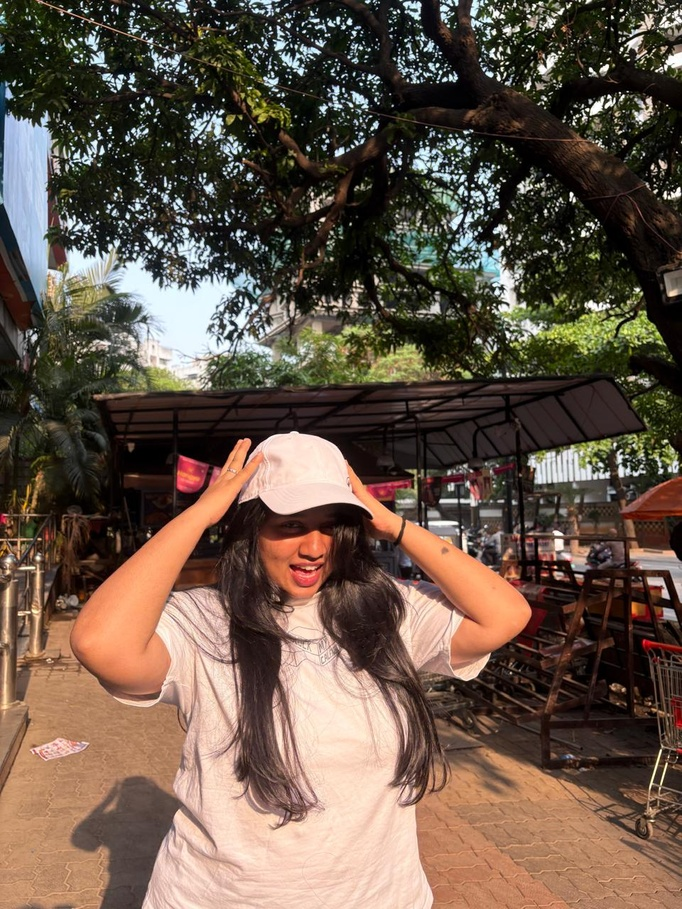
#> input picture datasets/original photo.jpeg, 682 x 909 px, shrunk from 960 x 1280 before the run
$ python image_restoration.py
#> lines starting #> are read from the running program, lines starting #| are printed output that depends on the picture

import cv2
import numpy as np
import matplotlib.pyplot as plt
from skimage.metrics import peak_signal_noise_ratio, structural_similarity
from pathlib import Path

# 1. Set project paths
BASE_DIR = Path(__file__).resolve().parents[1]
IMAGE_PATH = BASE_DIR / "datasets" / "original photo.jpeg"
OUTPUT_DIR = BASE_DIR / "outputs" / "task1_restoration"

OUTPUT_DIR.mkdir(parents=True, exist_ok=True)

# 2. Read original photograph
original = cv2.imread(str(IMAGE_PATH))
#> original is the input picture: shape (909, 682, 3); mean B, G, R 73.5, 87.2, 104.6

if original is None:
    raise FileNotFoundError(f"Image not found: {IMAGE_PATH}")

# 3. Add Gaussian noise
np.random.seed(42)

gaussian_noise = np.random.normal(
    0, 25, original.shape
).astype(np.float32)

gaussian_noisy = np.clip(
    original.astype(np.float32) + gaussian_noise,
    0, 255
).astype(np.uint8)

# 4. Add Salt-and-Pepper noise
salt_pepper = original.copy()
noise_amount = 0.04

random_values = np.random.random(original.shape[:2])

salt_pepper[random_values < noise_amount / 2] = 255
salt_pepper[random_values > 1 - noise_amount / 2] = 0
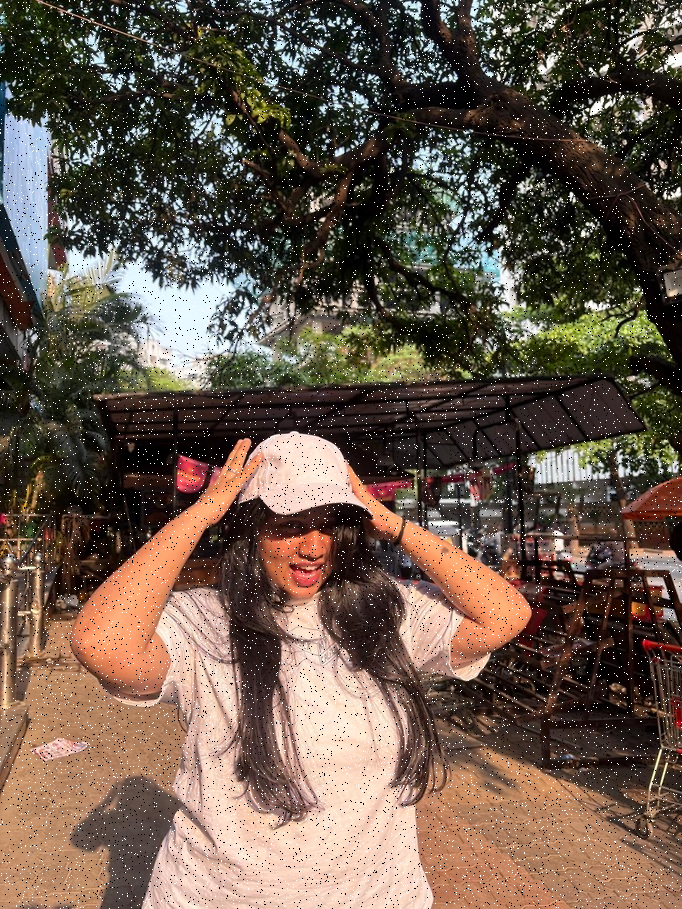
#> salt_pepper: shape (909, 682, 3); mean B, G, R 75.7, 88.8, 105.5

# 5. Apply Median Filtering
median_gaussian = cv2.medianBlur(gaussian_noisy, 5)
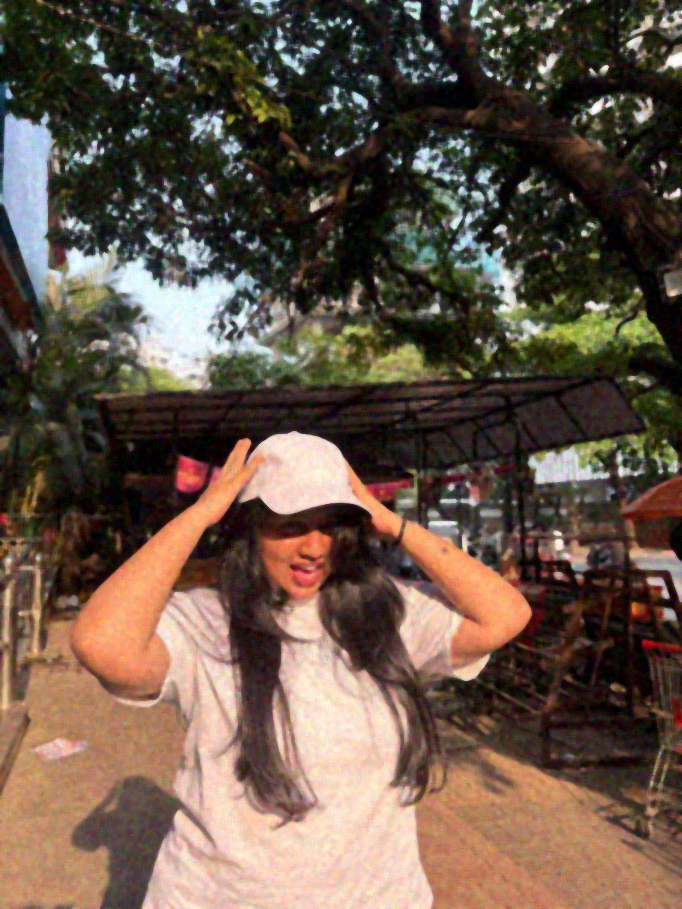
#> median_gaussian: shape (909, 682, 3); mean B, G, R 71.7, 85.4, 102.7
median_sp = cv2.medianBlur(salt_pepper, 5)

# 6. Apply Gaussian Filtering
gaussian_filtered = cv2.GaussianBlur(
    gaussian_noisy, (5, 5), 1
)
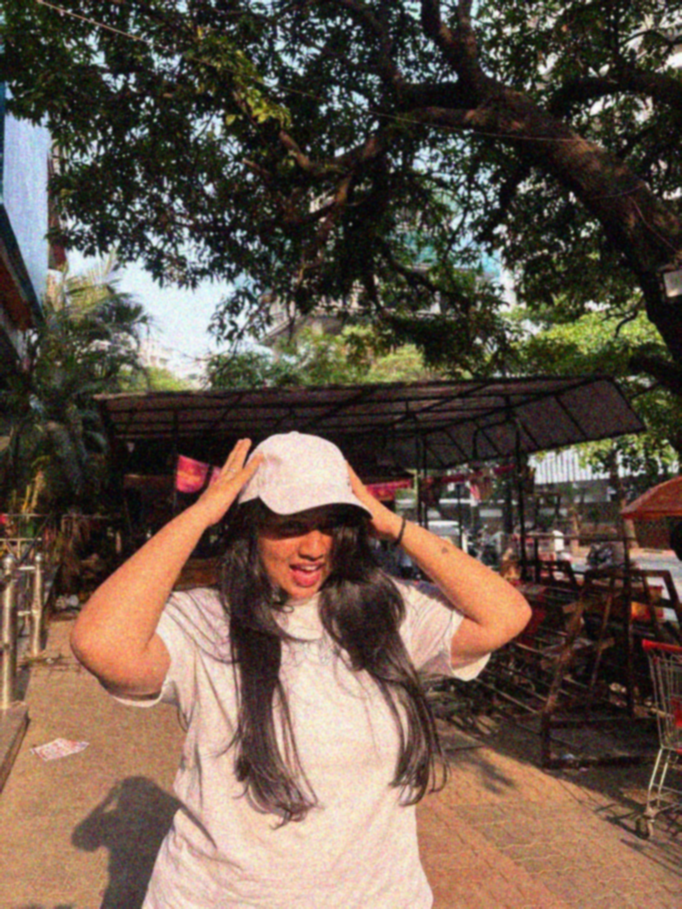
#> gaussian_filtered: shape (909, 682, 3); mean B, G, R 75.1, 88, 104.4

gaussian_filtered_sp = cv2.GaussianBlur(
    salt_pepper, (5, 5), 1
)

# 7. Calculate PSNR and SSIM
images = {
    "Original": original,
    "Gaussian Noise": gaussian_noisy,
    "Salt Pepper Noise": salt_pepper,
    "Median Gaussian": median_gaussian,
    "Gaussian Filter": gaussian_filtered,
    "Median Salt Pepper": median_sp,
    "Gaussian Filter SP": gaussian_filtered_sp
}

print("\nIMAGE RESTORATION RESULTS")
print("-" * 65)
print(f"{'Image':<25} {'PSNR':<18} {'SSIM':<15}")
print("-" * 65)

for name, image in images.items():

    if name == "Original":
        continue

    if "Gaussian" in name and name != "Gaussian Filter SP":
        reference = original
    else:
        reference = original

    psnr = peak_signal_noise_ratio(
        reference, image, data_range=255
    )

    ssim = structural_similarity(
        reference,
        image,
        channel_axis=-1,
        data_range=255
    )

    print(f"{name:<25} {psnr:<18.2f} {ssim:<15.4f}")
#> this loop made 7 passes
#> (name, psnr, ssim) on passes 2 to 7: ('Gaussian Noise', 20.97, 0.513), ('Salt Pepper Noise', 18.34, 0.563), ('Median Gaussian', 21.47, 0.617), ('Gaussian Filter', 24.11, 0.734), ('Median Salt Pepper', 21.85, 0.72), ('Gaussian Filter SP', 23.48, 0.703)
#> name on pass 1: 'Original'
#| Gaussian Noise            20.97              0.5127
#| Salt Pepper Noise         18.34              0.5630
#| Median Gaussian           21.47              0.6175
#| Gaussian Filter           24.11              0.7336
#| Median Salt Pepper        21.85              0.7203
#| Gaussian Filter SP        23.48              0.7034

# 8. Save all output images
for name, image in images.items():
    filename = name.lower().replace(" ", "_") + ".jpg"
    cv2.imwrite(str(OUTPUT_DIR / filename), image)
#> this loop made 7 passes

# 9. Display comparison
plt.figure(figsize=(14, 10))

for index, (name, image) in enumerate(images.items()):
    plt.subplot(3, 3, index + 1)

    rgb_image = cv2.cvtColor(
        image, cv2.COLOR_BGR2RGB
    )

    plt.imshow(rgb_image)
    plt.title(name)
    plt.axis("off")
#> this loop made 7 passes

plt.tight_layout()

plt.savefig(
    str(OUTPUT_DIR / "restoration_comparison.png")
)
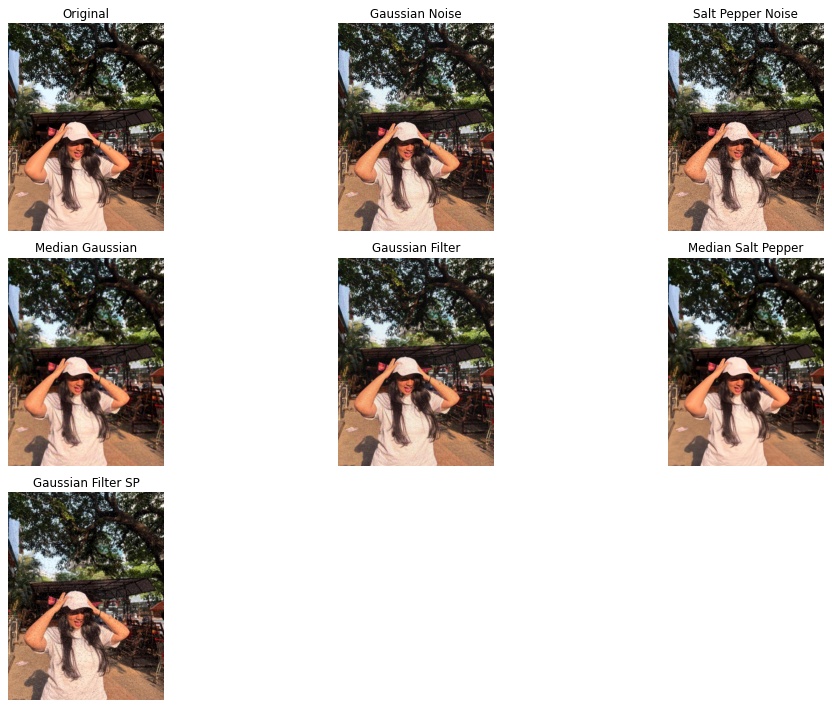
#> figure drawn by matplotlib, 7 panels

plt.show()

print("\nAll images saved successfully!")
print("Output folder:", OUTPUT_DIR)

$ run again, with datasets/second image.jpeg copied over datasets/original photo.jpeg
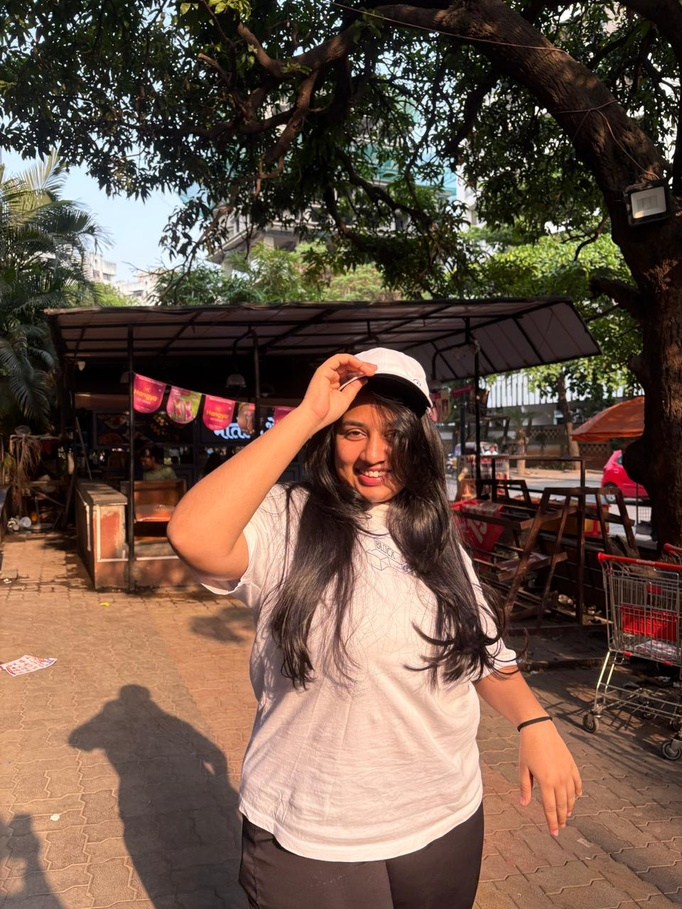
#> input picture datasets/second image.jpeg, 682 x 909 px, shrunk from 960 x 1280 before the run
#> original is the input picture: shape (909, 682, 3); mean B, G, R 70.2, 83.9, 105.7
#> `salt_pepper[random_values > 1 - noise_amount / 2] = 0`:
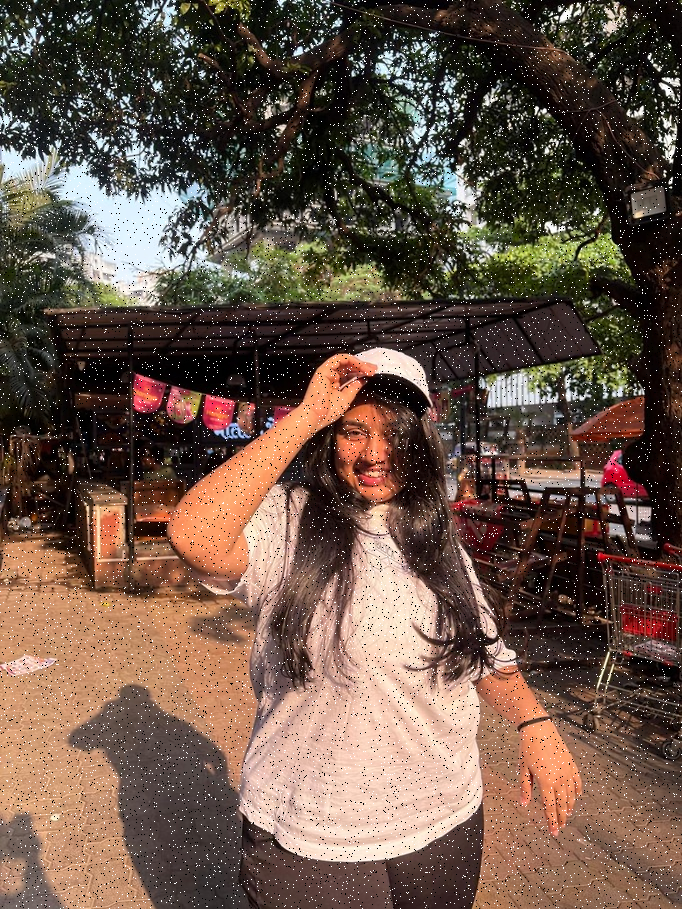
#> salt_pepper: shape (909, 682, 3); mean B, G, R 72.5, 85.6, 106.5
#> `median_gaussian = cv2.medianBlur(gaussian_noisy, 5)`:
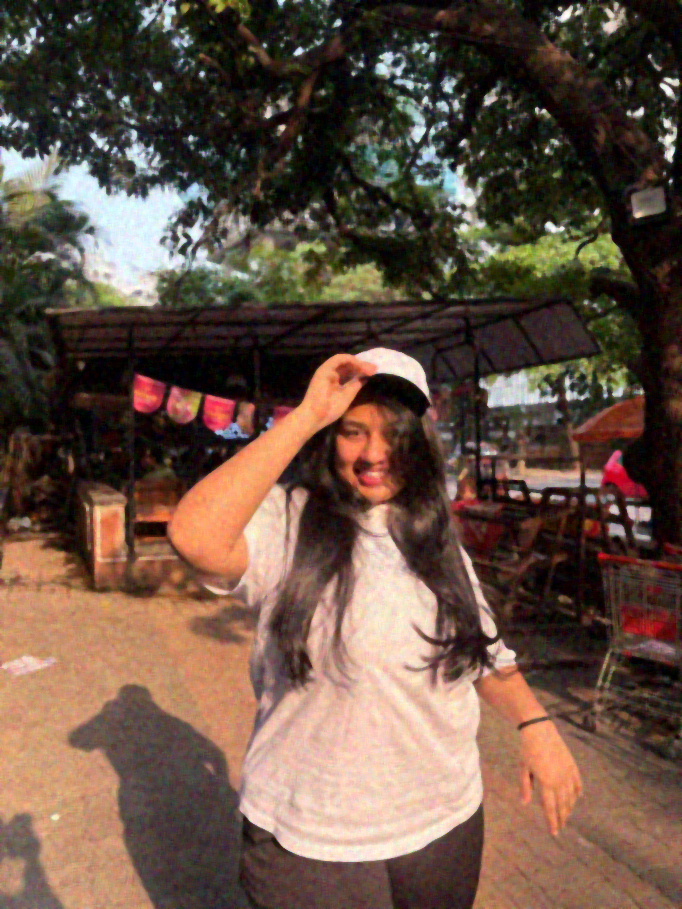
#> median_gaussian: shape (909, 682, 3); mean B, G, R 68.7, 82.3, 104
#> the loop `for name, image in images.items(): ` made 7 passes
#> (name, psnr, ssim) on passes 2 to 7: ('Gaussian Noise', 20.93, 0.471), ('Salt Pepper Noise', 18.38, 0.533), ('Median Gaussian', 21.99, 0.601), ('Gaussian Filter', 24.42, 0.706), ('Median Salt Pepper', 22.4, 0.714), ('Gaussian Filter SP', 23.77, 0.678)
#> (printed output is left out)
#> the loop `for name, image in images.items():` made 7 passes
#> (name, filename) on passes 1 to 7: ('Original', 'original.jpg'), ('Gaussian Noise', 'gaussian_noise.jpg'), ('Salt Pepper Noise', 'salt_pepper_noise.jpg'), ('Median Gaussian', 'median_gaussian.jpg'), ('Gaussian Filter', 'gaussian_filter.jpg'), ('Median Salt Pepper', 'median_salt_pepper.jpg'), ('Gaussian Filter SP', 'gaussian_filter_sp.jpg')
#> the loop `for index, (name, image) in enumerate(images.items()):` made 7 passes
